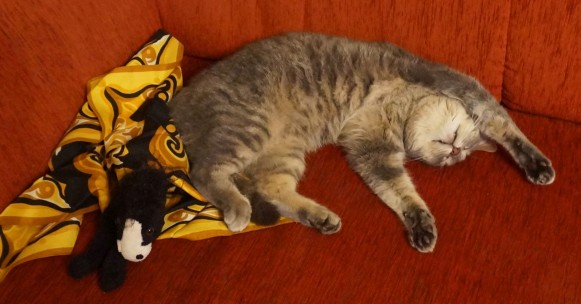
#> input picture fe3/digkep/KepfeldPeldatar2026osz/GolyoAlszik_rs.jpg, 581 x 304 px
$ python 13_02_b_add_periodic_noise_interactive.py   (older library calls are emulated)
#> lines starting #> are read from the running program, lines starting #| are printed output that depends on the picture; long printed decimals are rounded

import cv2
import numpy as np

button_pressed = False


def display_freq_log_magnitude(dft_in, wnd_title='Frequency magnitude'):
    # Displaying log normalized magnitude of the frequency spectrum
    im_spectrum_magnitude = np.log(1.0 + cv2.magnitude(dft_in[:, :, 0], dft_in[:, :, 1]))
    im_magnitude_norm = cv2.normalize(im_spectrum_magnitude, None, 0, 1, norm_type=cv2.NORM_MINMAX, dtype=cv2.CV_32FC1)
    cv2.imshow(wnd_title, im_magnitude_norm)


def do_fft_shift(dft_in):
    dft_np_shift = np.fft.fftshift(dft_in)
    return cv2.merge([dft_np_shift[:, :, 1], dft_np_shift[:, :, 0]])


def do_ifft_shift(dft_in):
    dft_np_shift = np.fft.ifftshift(dft_in)
    return cv2.merge([dft_np_shift[:, :, 1], dft_np_shift[:, :, 0]])


def inverse_dft(dft_in, wnd_title='filtered_img', normalize=False):
    global orig_width, orig_height

    # Inverse DFT
    filtered_shift = do_ifft_shift(dft_in)
    idft_cplx = cv2.idft(filtered_shift, flags=cv2.DFT_SCALE)

    # Check whether imaginary is (near) zero
    idft_imag = idft_cplx[:, :, 1]
    print('idft imaginary dtype min max:', idft_imag.dtype, np.min(idft_imag), np.max(idft_imag))

    # Take the real part of the result
    idft = idft_cplx[:, :, 0]
    print('idft dtype min max:', idft.dtype, np.min(idft), np.max(idft))
    filtered_img = np.uint8(np.clip(idft, 0, 1) * 255)[:orig_height, :orig_width]
    if normalize:
        filtered_img = cv2.normalize(filtered_img, None, 0, 255, cv2.NORM_MINMAX, cv2.CV_8U)
    cv2.imshow(wnd_title, filtered_img)


# [45 lines left out: functions modify_dft, on_mouse_click, not called in this run]


# Read input image and convert to float32
img_in = cv2.imread('GolyoAlszik_rs.jpg', cv2.IMREAD_GRAYSCALE)
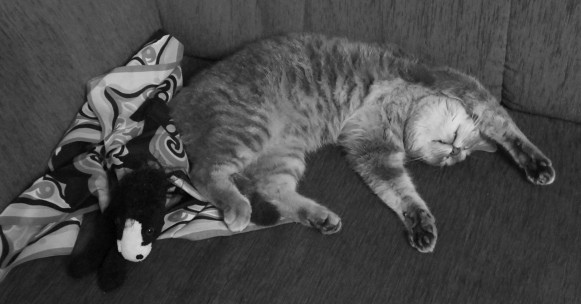
#> img_in: shape (304, 581); min 0, max 222, mean 73.2
# img_in = cv2.imread('OpenCV-logo.png', cv2.IMREAD_GRAYSCALE)
# img_in = np.zeros((256, 256), np.uint8)
# img_in[110:146, 124:132] = 255
cv2.imshow('img_in', img_in)
orig_width = img_in.shape[1]
#> orig_width = 581
orig_height = img_in.shape[0]
#> orig_height = 304

print('Proposed padding of the original image sizes:')
padded_width = cv2.getOptimalDFTSize(img_in.shape[1])
#> padded_width = 600
padded_height = cv2.getOptimalDFTSize(img_in.shape[0])
#> padded_height = 320
print('Width:', img_in.shape[1], '->', cv2.getOptimalDFTSize(img_in.shape[1]))
#| Width: 581 -> 600
print('Height:', img_in.shape[0], '->', cv2.getOptimalDFTSize(img_in.shape[0]))
#| Height: 304 -> 320
im = np.zeros((padded_height, padded_width), np.uint8)
im[:img_in.shape[0], :img_in.shape[1]] = img_in
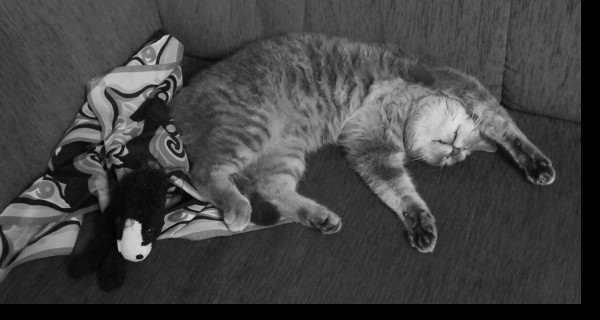
#> im: shape (320, 600); min 0, max 222, mean 67.4

# Image DFT + shift
img_float = np.float32(im) / 255
print('img_float sum:', np.sum(img_float))
#| img_float sum: 50728.156
dft = cv2.dft(img_float, flags=cv2.DFT_COMPLEX_OUTPUT)
print('Center:', dft[0, 0])
#| Center: [50728.15     0.  ]
dft_shift = do_fft_shift(dft)
# max_coef = np.max(dft_shift) / 2
max_coef = 18000

# Display image frequency magnitude
display_freq_log_magnitude(dft_shift, 'dft log magnitude')
#> in display_freq_log_magnitude, `im_spectrum_magnitude = np.log(1.0 + cv2.magnitude(dft_in[:, :, 0], df..`:
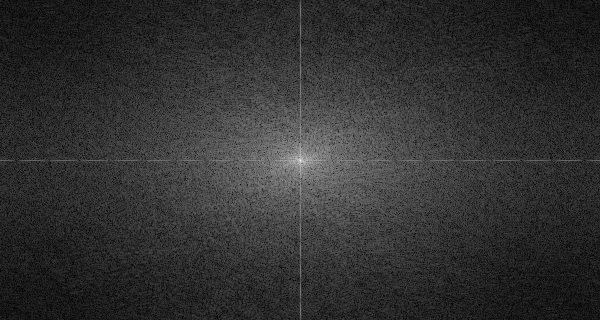
#> im_spectrum_magnitude: shape (320, 600) float32; min 0.0131, max 10.83, mean 2.12; drawn with min black and max white
inverse_dft(dft_shift)
#> in inverse_dft, `idft_imag = idft_cplx[:, :, 1]`:
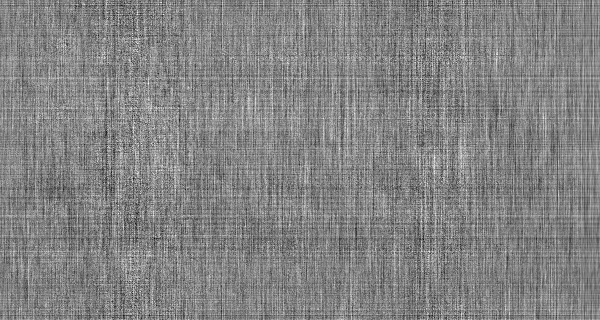
#> idft_imag: shape (320, 600) float32; min -7.44e-08, max 7e-08, mean -7.11e-17; drawn with min black and max white
#| idft imaginary dtype min max: float32 -7.442384e-08 6.998857e-08
#> in inverse_dft, `idft = idft_cplx[:, :, 0]`:
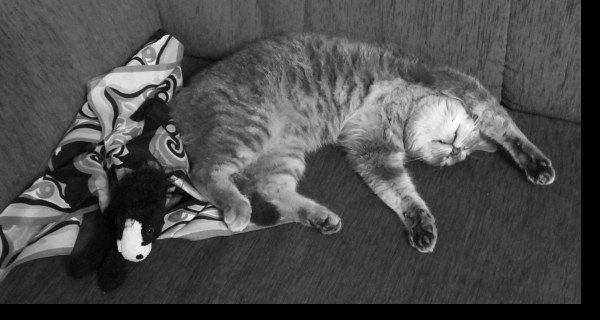
#> idft: shape (320, 600) float32; min -2.1e-07, max 0.871, mean 0.264; drawn with min black and max white
#| idft dtype min max: float32 -2.0998618e-07 0.8706
cv2.setMouseCallback('dft log magnitude', on_mouse_click)

cv2.waitKey(0)
cv2.destroyAllWindows()

$ run again, with fe3/digkep/KepfeldPeldatar2026osz/FCards_01.jpg copied over fe3/digkep/KepfeldPeldatar2026osz/GolyoAlszik_rs.jpg
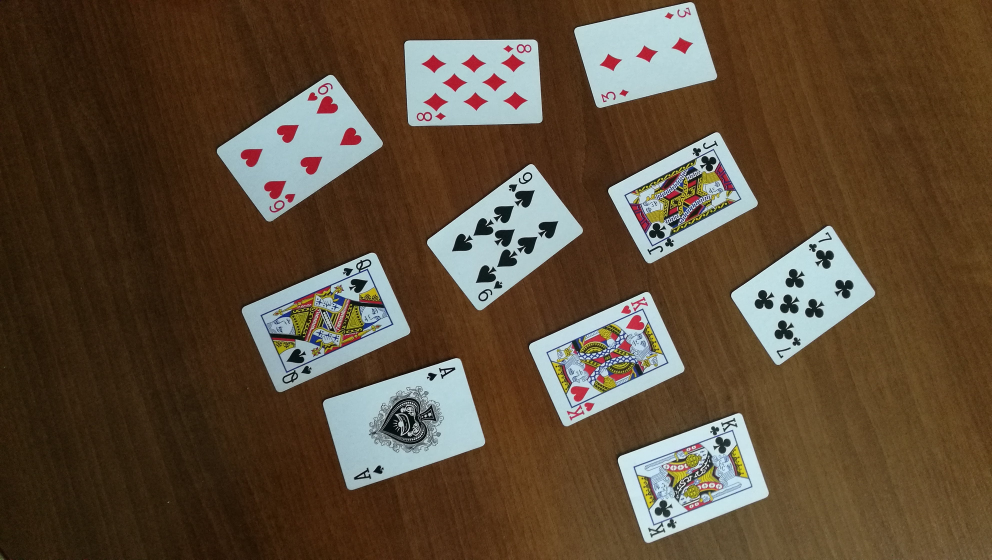
#> input picture fe3/digkep/KepfeldPeldatar2026osz/FCards_01.jpg, 3968 x 2240 px (shown at 1/4 size)
#| Width: 3968 -> 4000
#| Height: 2240 -> 2250
#| img_float sum: 2735753.2
#| Center: [2735755.5       0. ]
#> in display_freq_log_magnitude, `im_spectrum_magnitude = np.log(1.0 + cv2.magnitude(dft_in[:, :, 0], df..`:
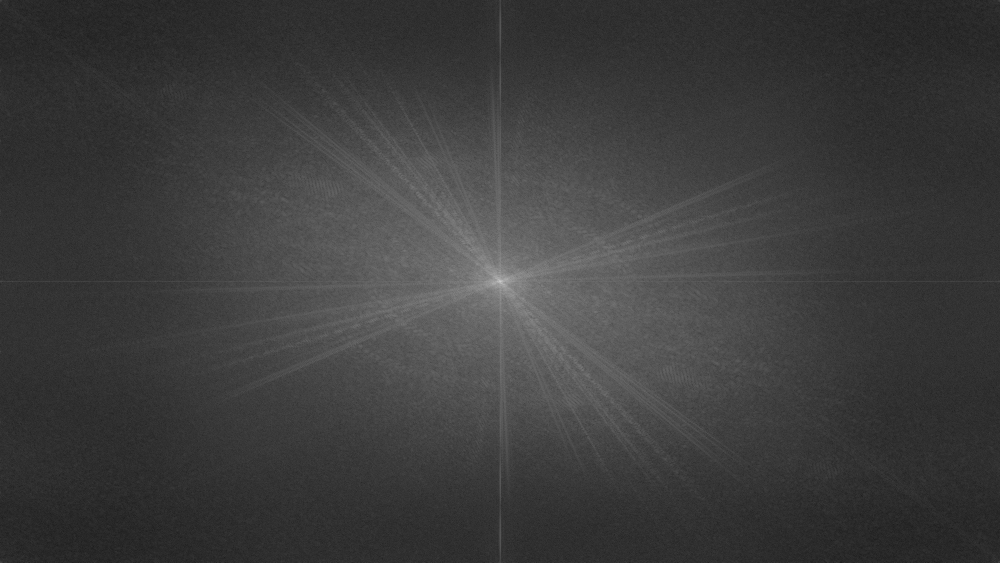
#> im_spectrum_magnitude: shape (2250, 4000) float32 (shown at 1/4 size); min 0.00583, max 14.82, mean 3.56; drawn with min black and max white
#> in inverse_dft, `idft_imag = idft_cplx[:, :, 1]`:
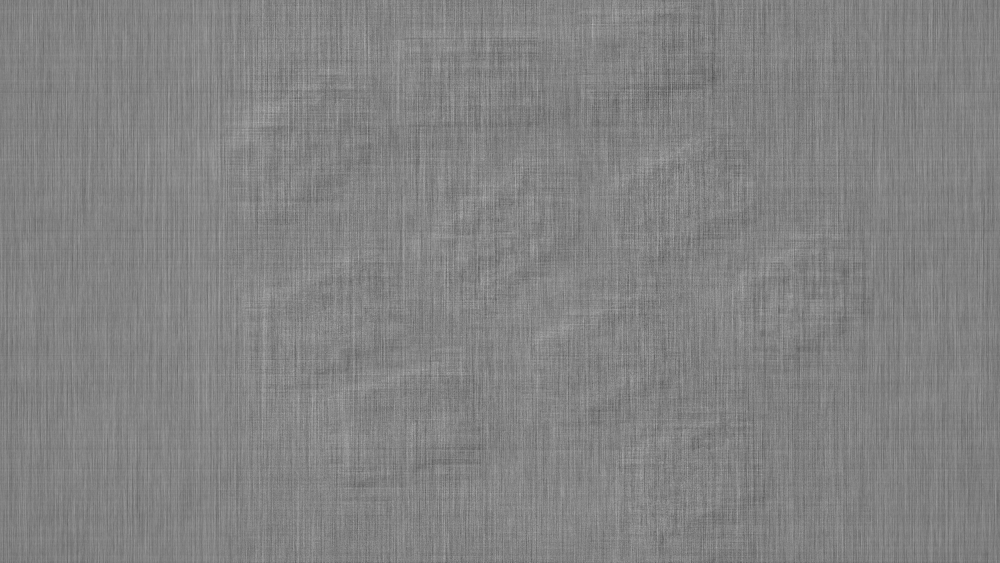
#> idft_imag: shape (2250, 4000) float32 (shown at 1/4 size); min -1.66e-07, max 1.57e-07, mean 2.59e-17; drawn with min black and max white
#| idft imaginary dtype min max: float32 -1.6591719e-07 1.5689503e-07
#| idft dtype min max: float32 -3.2502646e-07 1.000
